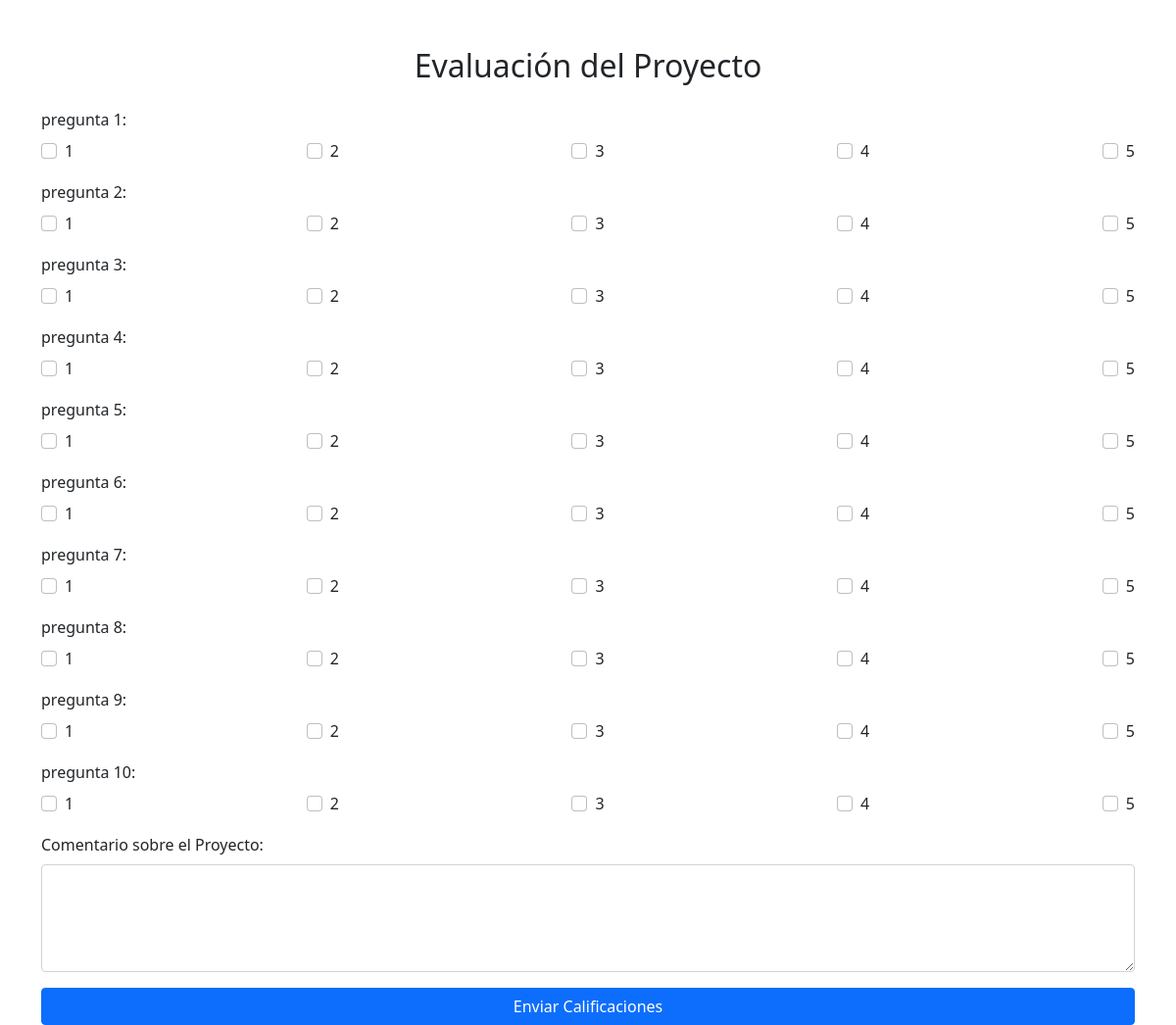
/evaluacion.php?proyecto_id=11 (signed in), run on the app's committed database.
### tables this page shows
CREATE TABLE `preguntas` (
  `id` int(11) NOT NULL,
  `pregunta` text NOT NULL,
  `proyecto_id` int(11) NOT NULL,
  `fecha_creacion` timestamp NOT NULL DEFAULT current_timestamp()
);

### evaluacion.php (the view, shortened to what this page needs)
<?php
$host = "localhost";
$user = "root";
$password = "";
$dbname = "votaciones";
$conexion = new mysqli($host, $user, $password, $dbname);
$proyecto_id = isset($_GET['proyecto_id']) ? intval($_GET['proyecto_id']) : 0;
$user_id = $_SESSION['user_id'];
$sql_check = "SELECT COUNT(*) FROM calificaciones WHERE user_id = ? AND proyecto_id = ?";
$stmt_check = $conexion->prepare($sql_check);
$stmt_check->bind_param("ii", $user_id, $proyecto_id);
$stmt_check->execute();
$stmt_check->bind_result($calificado);
$showEvaluacionModal = $calificado > 0;
$sql = "SELECT id, pregunta FROM preguntas WHERE proyecto_id = ?";
$stmt = $conexion->prepare($sql);
$stmt->bind_param("i", $proyecto_id);
$stmt->execute();
$result = $stmt->get_result();
?>
<!DOCTYPE html>
<html lang="es">
<head>
    <link href="https://cdn.jsdelivr.net/npm/bootstrap@5.0.2/dist/css/bootstrap.min.css" rel="stylesheet">
</head>
<body class="container mt-5">
    <h2 class="text-center mb-4">Evaluación del Proyecto</h2>
    <?php if ($showEvaluacionModal): ?>
    <div class="modal fade show" id="alreadyEvaluatedModal" tabindex="-1" aria-labelledby="alreadyEvaluatedModalLabel" aria-hidden="true" style="display: block;">
        <div class="modal-dialog">
            <div class="modal-content">
                <div class="modal-header" style="background-color: #f8d7da;">
                    <h5 class="modal-title" id="alreadyEvaluatedModalLabel">Evaluación ya Realizada</h5>
                    <button type="button" class="btn-close" data-bs-dismiss="modal" aria-label="Close"></button>
                </div>
                <div class="modal-body text-center" style="background-color: #f8d7da; color: #721c24; font-weight: bold;">
                    Ya has realizado la evaluación de este proyecto.
                </div>
                <div class="modal-footer" style="border-top: 1px solid #f1b0b7; text-align: center; background-color: #f8d7da;">
                    <a href="home.php" class="btn btn-primary w-100">Volver al Inicio</a>
                </div>
            </div>
        </div>
    </div>
    <?php else: ?>
    <form method="POST" id="formEvaluacion">
        <?php if ($result->num_rows > 0): ?>
            <?php while ($row = $result->fetch_assoc()): ?>
                <div class="mb-3">
                    <label class="form-label"><?php echo htmlspecialchars($row['pregunta']); ?>:</label>
                    <div class="d-flex justify-content-between">
                        <?php for ($i = 1; $i <= 5; $i++): ?>
                            <div class="form-check">
                                <input class="form-check-input" type="checkbox" name="pregunta<?php echo $row['id']; ?>" value="<?php echo $i; ?>" onclick="controlarCheckbox(<?php echo $row['id']; ?>)">
                                <label class="form-check-label"><?php echo $i; ?></label>
                            </div>
                        <?php endfor; ?>
                    </div>
                </div>
            <?php endwhile; ?>
        <?php else: ?>
            <div class="alert alert-warning">No hay preguntas disponibles para este proyecto.</div>
        <?php endif; ?>
        <div class="mb-3">
            <label for="comentario" class="form-label">Comentario sobre el Proyecto:</label>
            <textarea class="form-control" id="comentario" name="comentario" rows="4"></textarea>
        </div>
        <button type="button" class="btn btn-primary w-100" data-bs-toggle="modal" data-bs-target="#confirmModal">Enviar Calificaciones</button>
    </form>
    <?php endif; ?>
</body>
</html>

### data on the page
preguntas: pregunta "pregunta 1"
preguntas: pregunta "pregunta 2"
preguntas: pregunta "pregunta 3"
preguntas: pregunta "pregunta 4"
preguntas: pregunta "pregunta 5"
preguntas: pregunta "pregunta 6"
preguntas: pregunta "pregunta 7"
preguntas: pregunta "pregunta 8"
preguntas: pregunta "pregunta 9"
preguntas: pregunta "pregunta 10"
